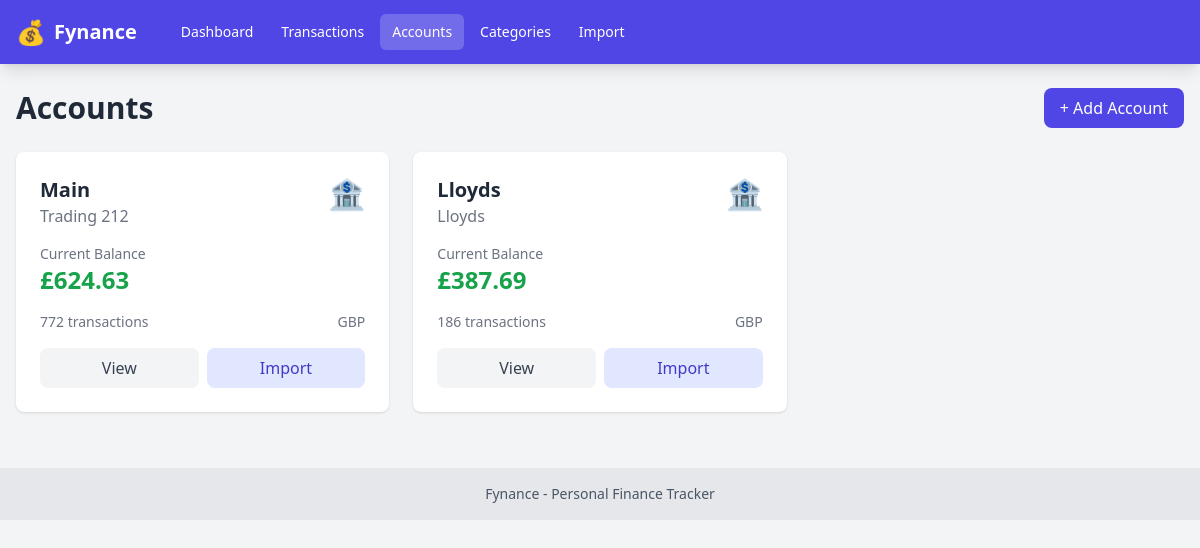
Screenshot of /accounts/ with the database file from the repository.
### app/models.py (models this page shows, shortened)
class Account(db.Model):
    __tablename__ = 'accounts'
    id = db.Column(db.Integer, primary_key=True)
    name = db.Column(db.String(100), nullable=False)
    bank = db.Column(db.String(100))
    account_number = db.Column(db.String(50))
    currency = db.Column(db.String(3), default='GBP')
    created_at = db.Column(db.DateTime, default=datetime.utcnow)
    transactions = db.relationship('Transaction', backref='account', lazy='dynamic')
    imports = db.relationship('Import', backref='account', lazy='dynamic')
    @property
    def balance(self):
        result = db.session.query(db.func.sum(Transaction.amount)).filter(
            Transaction.account_id == self.id
        ).scalar()
        return result or 0
    @property
    def transaction_count(self):
        return self.transactions.count()

### app/routes/accounts.py (the view)
@accounts_bp.route('/')
def list_accounts():
    accounts = Account.query.all()
    return render_template('accounts/list.html', accounts=accounts)

### app/templates/accounts/list.html (shortened to what this page needs)
{% extends "base.html" %}
{% block content %}
<div class="flex items-center justify-between mb-6">
    <h1 class="text-3xl font-bold text-gray-800">Accounts</h1>
    <a href="{{ url_for('accounts.new_account') }}"
       class="bg-indigo-600 hover:bg-indigo-700 text-white px-4 py-2 rounded-lg font-medium transition-colors">
        + Add Account
    </a>
</div>
{% if accounts %}
<div class="grid grid-cols-1 md:grid-cols-2 lg:grid-cols-3 gap-6">
    {% for account in accounts %}
    <div class="card bg-white rounded-lg shadow p-6">
        <div class="flex items-start justify-between mb-4">
            <div>
                <h2 class="text-xl font-semibold text-gray-800">{{ account.name }}</h2>
                <p class="text-gray-500">{{ account.bank or 'Bank Account' }}</p>
            </div>
            <span class="text-3xl">🏦</span>
        </div>
        <div class="mb-4">
            <p class="text-gray-500 text-sm">Current Balance</p>
            <p class="text-2xl font-bold {% if account.balance >= 0 %}text-green-600{% else %}text-red-600{% endif %}">
                £{{ "%.2f"|format(account.balance) }}
            </p>
        </div>
        <div class="flex items-center justify-between text-sm text-gray-500 mb-4">
            <span>{{ account.transaction_count }} transactions</span>
            <span>{{ account.currency }}</span>
        </div>
        <div class="flex space-x-2">
            <a href="{{ url_for('accounts.view_account', account_id=account.id) }}"
               class="flex-1 bg-gray-100 hover:bg-gray-200 text-gray-700 px-4 py-2 rounded-lg text-center transition-colors">
                View
            </a>
            <a href="{{ url_for('imports.import_page') }}?account_id={{ account.id }}"
               class="flex-1 bg-indigo-100 hover:bg-indigo-200 text-indigo-700 px-4 py-2 rounded-lg text-center transition-colors">
                Import
            </a>
        </div>
    </div>
    {% endfor %}
</div>
{% endif %}
{% endblock %}

### app/templates/base.html (style rules this page uses)
.card { transition: transform 0.2s, box-shadow 0.2s; }

### rows the page displays
Account: name "Main", bank "Trading 212", balance "624.63", transaction_count "772", currency "GBP"
Account: name "Lloyds", bank "Lloyds", balance "387.69", transaction_count "186", currency "GBP"
